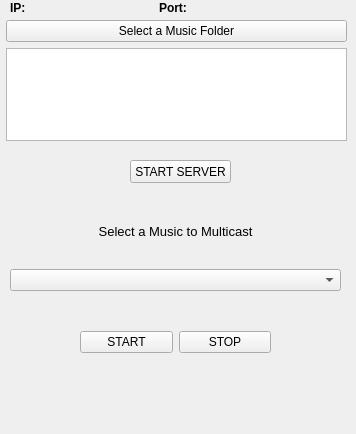
<?xml version="1.0" encoding="UTF-8"?>
<ui version="4.0">
 <class>Server</class>
 <widget class="QWidget" name="Server">
  <property name="geometry">
   <rect>
    <x>0</x>
    <y>0</y>
    <width>356</width>
    <height>434</height>
   </rect>
  </property>
  <property name="windowTitle">
   <string>Server</string>
  </property>
  <widget class="QWidget" name="layoutWidget">
   <property name="geometry">
    <rect>
     <x>6</x>
     <y>20</y>
     <width>341</width>
     <height>121</height>
    </rect>
   </property>
   <layout class="QVBoxLayout" name="verticalLayout">
    <item>
     <widget class="QPushButton" name="btn_select_music_folder">
      <property name="font">
       <font>
        <pointsize>9</pointsize>
       </font>
      </property>
      <property name="text">
       <string>Select a Music Folder</string>
      </property>
     </widget>
    </item>
    <item>
     <widget class="QListView" name="server_playlist">
      <property name="editTriggers">
       <set>QAbstractItemView::NoEditTriggers</set>
      </property>
     </widget>
    </item>
   </layout>
  </widget>
  <widget class="QWidget" name="layoutWidget">
   <property name="geometry">
    <rect>
     <x>10</x>
     <y>200</y>
     <width>331</width>
     <height>91</height>
    </rect>
   </property>
   <layout class="QVBoxLayout" name="verticalLayout_2">
    <item>
     <widget class="QLabel" name="label">
      <property name="font">
       <font>
        <pointsize>10</pointsize>
       </font>
      </property>
      <property name="text">
       <string>Select a Music to Multicast</string>
      </property>
      <property name="alignment">
       <set>Qt::AlignCenter</set>
      </property>
     </widget>
    </item>
    <item>
     <widget class="QComboBox" name="comboBox"/>
    </item>
   </layout>
  </widget>
  <widget class="QWidget" name="layoutWidget">
   <property name="geometry">
    <rect>
     <x>80</x>
     <y>330</y>
     <width>191</width>
     <height>25</height>
    </rect>
   </property>
   <layout class="QHBoxLayout" name="horizontalLayout">
    <item>
     <widget class="QPushButton" name="pushButton_2">
      <property name="text">
       <string>START</string>
      </property>
     </widget>
    </item>
    <item>
     <widget class="QPushButton" name="pushButton_3">
      <property name="text">
       <string>STOP</string>
      </property>
     </widget>
    </item>
   </layout>
  </widget>
  <widget class="QPushButton" name="btn_server_start_server">
   <property name="geometry">
    <rect>
     <x>130</x>
     <y>160</y>
     <width>101</width>
     <height>23</height>
    </rect>
   </property>
   <property name="text">
    <string>START SERVER</string>
   </property>
  </widget>
  <widget class="QWidget" name="">
   <property name="geometry">
    <rect>
     <x>10</x>
     <y>0</y>
     <width>291</width>
     <height>16</height>
    </rect>
   </property>
   <layout class="QHBoxLayout" name="horizontalLayout_2">
    <item>
     <widget class="QLabel" name="label_server_ip">
      <property name="font">
       <font>
        <weight>75</weight>
        <bold>true</bold>
       </font>
      </property>
      <property name="text">
       <string>IP:   </string>
      </property>
     </widget>
    </item>
    <item>
     <widget class="QLabel" name="label_server_port">
      <property name="font">
       <font>
        <weight>75</weight>
        <bold>true</bold>
       </font>
      </property>
      <property name="text">
       <string>Port:   </string>
      </property>
     </widget>
    </item>
   </layout>
  </widget>
 </widget>
 <resources/>
 <connections/>
</ui>
